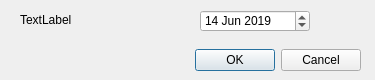
<?xml version="1.0" encoding="UTF-8"?>
<ui version="4.0">
 <class>DateInputDialog</class>
 <widget class="QDialog" name="DateInputDialog">
  <property name="geometry">
   <rect>
    <x>0</x>
    <y>0</y>
    <width>375</width>
    <height>80</height>
   </rect>
  </property>
  <property name="minimumSize">
   <size>
    <width>375</width>
    <height>80</height>
   </size>
  </property>
  <property name="maximumSize">
   <size>
    <width>375</width>
    <height>80</height>
   </size>
  </property>
  <property name="windowTitle">
   <string>Date input dialog</string>
  </property>
  <widget class="QDialogButtonBox" name="buttonBox">
   <property name="geometry">
    <rect>
     <x>140</x>
     <y>40</y>
     <width>221</width>
     <height>41</height>
    </rect>
   </property>
   <property name="orientation">
    <enum>Qt::Horizontal</enum>
   </property>
   <property name="standardButtons">
    <set>QDialogButtonBox::Cancel|QDialogButtonBox::Ok</set>
   </property>
  </widget>
  <widget class="QDateEdit" name="date">
   <property name="geometry">
    <rect>
     <x>200</x>
     <y>10</y>
     <width>110</width>
     <height>22</height>
    </rect>
   </property>
   <property name="locale">
    <locale language="English" country="UnitedKingdom"/>
   </property>
   <property name="inputMethodHints">
    <set>Qt::ImhDate|Qt::ImhPreferNumbers</set>
   </property>
   <property name="timeSpec">
    <enum>Qt::TimeZone</enum>
   </property>
   <property name="date">
    <date>
     <year>2019</year>
     <month>6</month>
     <day>14</day>
    </date>
   </property>
  </widget>
  <widget class="QLabel" name="label">
   <property name="geometry">
    <rect>
     <x>20</x>
     <y>10</y>
     <width>171</width>
     <height>20</height>
    </rect>
   </property>
   <property name="text">
    <string>TextLabel</string>
   </property>
   <property name="buddy">
    <cstring>date</cstring>
   </property>
  </widget>
 </widget>
 <resources/>
 <connections>
  <connection>
   <sender>buttonBox</sender>
   <signal>accepted()</signal>
   <receiver>DateInputDialog</receiver>
   <slot>accept()</slot>
   <hints>
    <hint type="sourcelabel">
     <x>360</x>
     <y>40</y>
    </hint>
    <hint type="destinationlabel">
     <x>157</x>
     <y>98</y>
    </hint>
   </hints>
  </connection>
  <connection>
   <sender>buttonBox</sender>
   <signal>rejected()</signal>
   <receiver>DateInputDialog</receiver>
   <slot>reject()</slot>
   <hints>
    <hint type="sourcelabel">
     <x>360</x>
     <y>40</y>
    </hint>
    <hint type="destinationlabel">
     <x>286</x>
     <y>98</y>
    </hint>
   </hints>
  </connection>
 </connections>
</ui>
